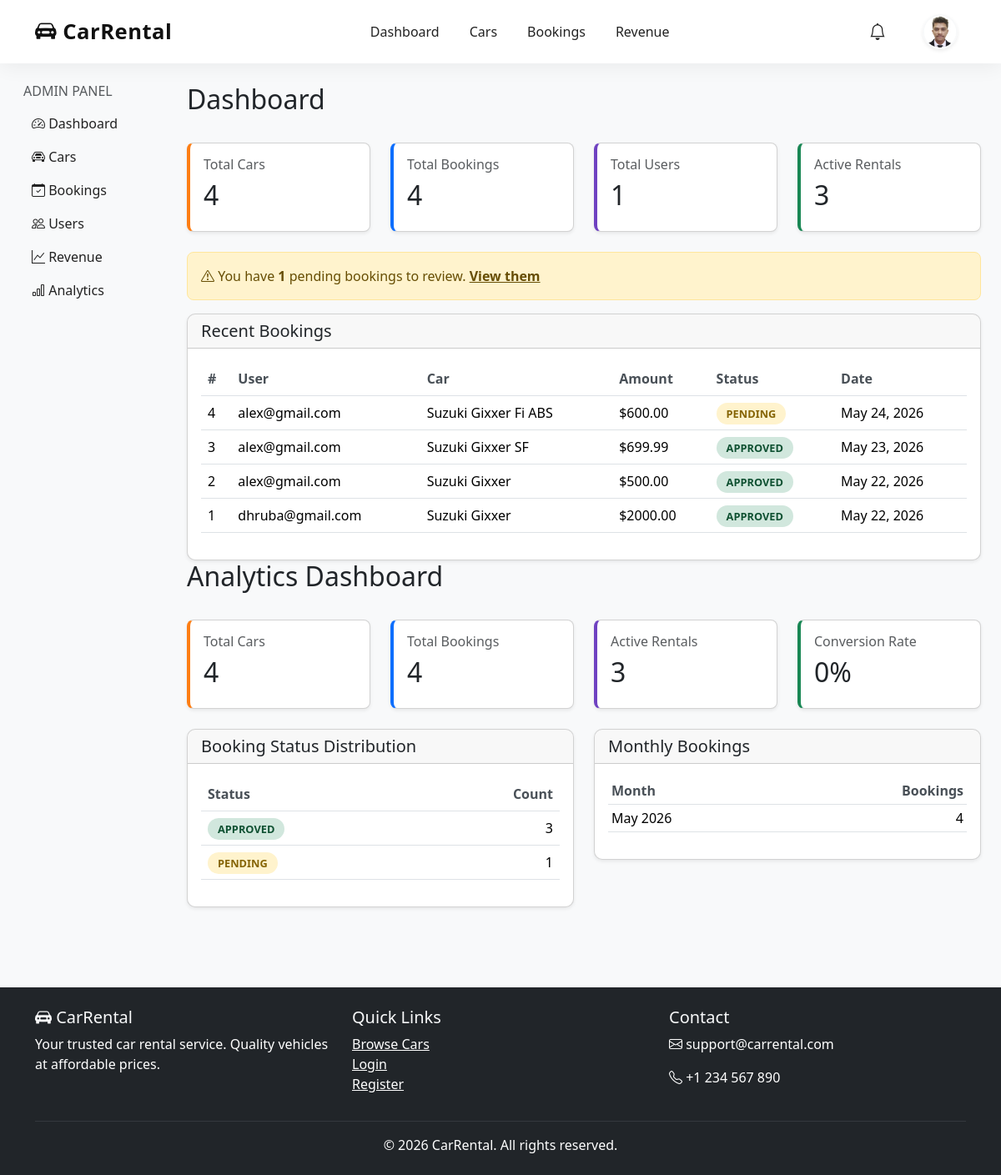
Before: /dashboard/ (signed in) with the older database file.
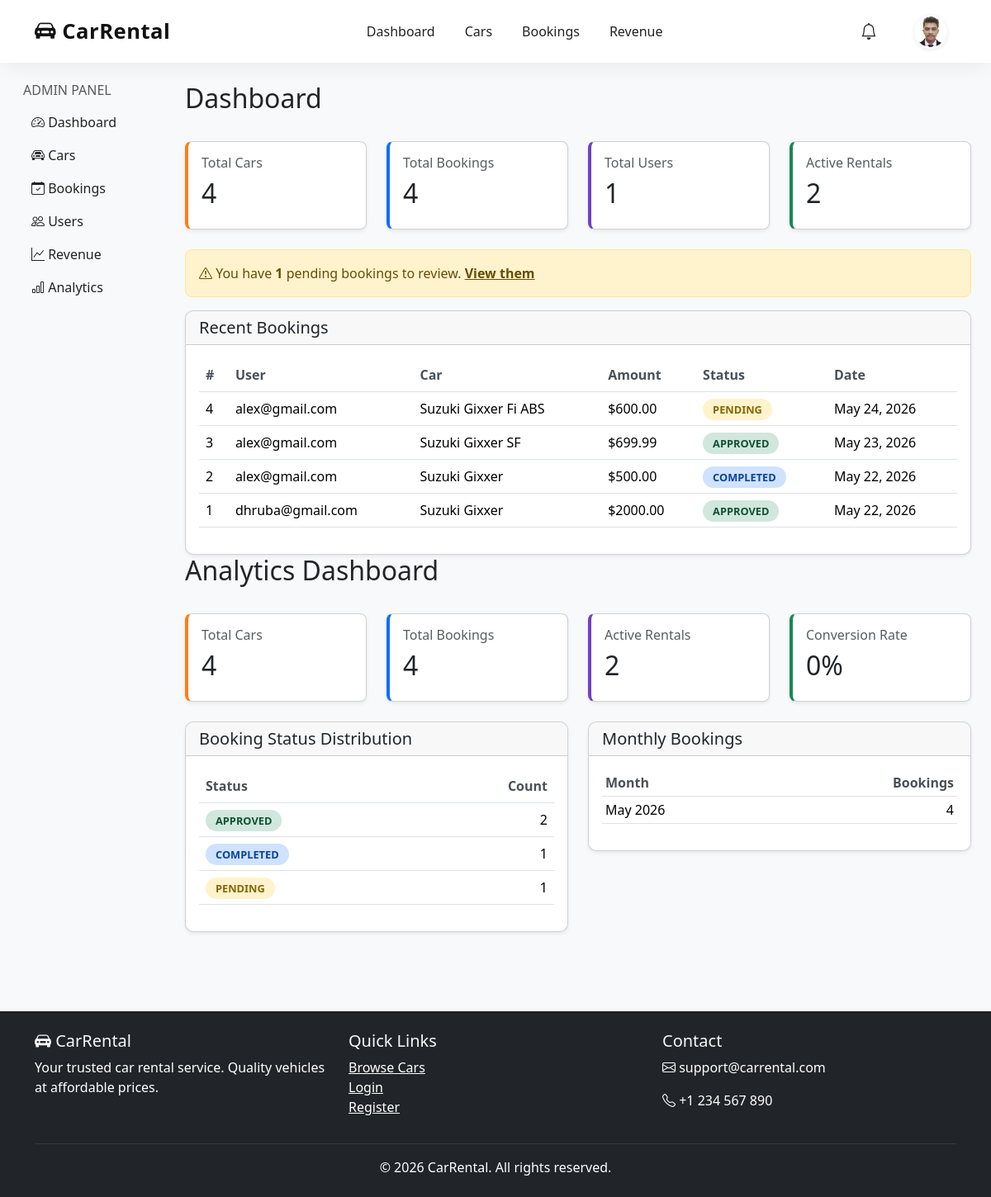
After: the same page with the newer database file.
### bookings/models.py (models this page shows, shortened)
class Booking(models.Model):
    STATUS_CHOICES = [
        ('pending', 'Pending'),
        ('approved', 'Approved'),
        ('rejected', 'Rejected'),
        ('completed', 'Completed'),
        ('cancelled', 'Cancelled'),
    ]
    PAYMENT_CHOICES = [
        ('cash', 'Cash'),
        ('online', 'Online'),
        ('pending', 'Pending'),
    ]
    user = models.ForeignKey(User, on_delete=models.CASCADE, related_name='bookings')
    car = models.ForeignKey(Car, on_delete=models.CASCADE, related_name='bookings')
    start_date = models.DateField()
    end_date = models.DateField()
    total_days = models.IntegerField(editable=False)
    total_amount = models.DecimalField(max_digits=10, decimal_places=2, editable=False)
    driver_service = models.BooleanField(default=False)
    insurance = models.BooleanField(default=False)
    gps = models.BooleanField(default=False)
    extra_charges = models.DecimalField(max_digits=10, decimal_places=2, default=0.00, editable=False)
    grand_total = models.DecimalField(max_digits=10, decimal_places=2, editable=False)
    status = models.CharField(max_length=20, choices=STATUS_CHOICES, default='pending')
    payment_status = models.CharField(max_length=20, choices=PAYMENT_CHOICES, default='pending')
    admin_notes = models.TextField(blank=True, null=True)
    created_at = models.DateTimeField(auto_now_add=True)
    updated_at = models.DateTimeField(auto_now=True)
    class Meta:
        ordering = ['-created_at']

### accounts/models.py (models this page shows, shortened)
class User(AbstractUser):
    email = models.EmailField(unique=True)
    phone = models.CharField(max_length=20, blank=True, null=True)
    is_blocked = models.BooleanField(default=False)
    USERNAME_FIELD = 'email'
    REQUIRED_FIELDS = ['username']

### cars/models.py (models this page shows, shortened)
class Car(models.Model):
    FUEL_CHOICES = [
        ('petrol', 'Petrol'),
        ('diesel', 'Diesel'),
        ('ev', 'Electric'),
        ('hybrid', 'Hybrid'),
    ]
    TRANSMISSION_CHOICES = [
        ('manual', 'Manual'),
        ('auto', 'Automatic'),
    ]
    STATUS_CHOICES = [
        ('available', 'Available'),
        ('booked', 'Booked'),
        ('maintenance', 'Maintenance'),
    ]
    brand = models.CharField(max_length=100)
    model = models.CharField(max_length=100)
    year = models.IntegerField()
    seats = models.IntegerField(default=5)
    fuel_type = models.CharField(max_length=20, choices=FUEL_CHOICES)
    transmission = models.CharField(max_length=20, choices=TRANSMISSION_CHOICES)
    mileage = models.CharField(max_length=50, blank=True, help_text="e.g. 18 km/l")
    rent_per_day = models.DecimalField(max_digits=10, decimal_places=2)
    rent_per_hour = models.DecimalField(max_digits=10, decimal_places=2, blank=True, null=True)
    description = models.TextField(blank=True)
    location = models.CharField(max_length=200, blank=True)
    status = models.CharField(max_length=20, choices=STATUS_CHOICES, default='available')
    is_featured = models.BooleanField(default=False)
    created_at = models.DateTimeField(auto_now_add=True)
    updated_at = models.DateTimeField(auto_now=True)
    class Meta:
        ordering = ['-created_at']

### dashboard/views.py (the view)
# urls.py: path('', views.dashboard_home, name='dashboard_home'),
@staff_member_required
def dashboard_home(request):
    total_cars = Car.objects.count()
    total_bookings = Booking.objects.count()
    total_users = User.objects.filter(is_staff=False).count()
    active_rentals = Booking.objects.filter(status='approved').count()
    pending_bookings = Booking.objects.filter(status='pending').count()
    recent_bookings = Booking.objects.select_related('user', 'car').order_by('-created_at')[:5]
    total_car_views = 0
    conversion_rate = 0
    if total_car_views > 0:
        conversion_rate = round((total_bookings / total_car_views) * 100, 2)
    booking_status_counts = Booking.objects.values('status').annotate(count=Count('id'))
    monthly_bookings = Booking.objects.annotate(month=TruncMonth('created_at')).values('month').annotate(count=Count('id')).order_by('month')
    return render(request, 'dashboard/home.html', {
        'total_cars': total_cars,
        'total_bookings': total_bookings,
        'total_users': total_users,
        'active_rentals': active_rentals,
        'pending_bookings': pending_bookings,
        'recent_bookings': recent_bookings,
        'conversion_rate': conversion_rate,
        'booking_status_counts': booking_status_counts,
        'monthly_bookings': monthly_bookings,
    })

### templates/dashboard/home.html (shortened to what the changed rows need)
{% extends 'dashboard/base_admin.html' %}
{% block admin_content %}
<div class="d-flex justify-content-between align-items-center mb-4">
    <h2>Dashboard</h2>
</div>
<div class="row">
    <div class="col-md-3 mb-4">
        <div class="card stat-card cars shadow-sm">
            <div class="card-body">
                <h2>{{ total_cars }}</h2>
            </div>
        </div>
    </div>
    <div class="col-md-3 mb-4">
        <div class="card stat-card bookings shadow-sm">
            <div class="card-body">
                <h2>{{ total_bookings }}</h2>
            </div>
        </div>
    </div>
    <div class="col-md-3 mb-4">
        <div class="card stat-card users shadow-sm">
            <div class="card-body">
                <h2>{{ total_users }}</h2>
            </div>
        </div>
    </div>
    <div class="col-md-3 mb-4">
        <div class="card stat-card revenue shadow-sm">
            <div class="card-body">
                <h6 class="text-muted">Active Rentals</h6>
                <h2>{{ active_rentals }}</h2>
            </div>
        </div>
    </div>
</div>
<div class="card shadow-sm">
    <div class="card-body">
        <table class="table">
            <thead>
                <tr>
                    <th>#</th>
                    <th>User</th>
                    <th>Car</th>
                    <th>Amount</th>
                    <th>Status</th>
                    <th>Date</th>
                </tr>
            </thead>
            <tbody>
                {% for booking in recent_bookings %}
                <tr>
                    <td>{{ booking.id }}</td>
                    <td>{{ booking.user.email }}</td>
                    <td>{{ booking.car.brand }} {{ booking.car.model }}</td>
                    <td>${{ booking.grand_total }}</td>
                    <td><span class="booking-status status-{{ booking.status }}">{{ booking.status }}</span></td>
                    <td>{{ booking.created_at|date:"M d, Y" }}</td>
                </tr>
                {% empty %}
                <tr><td colspan="6" class="text-center text-muted">No bookings yet.</td></tr>
                {% endfor %}
            </tbody>
        </table>
    </div>
</div>
<div class="d-flex justify-content-between align-items-center mb-4">
    <h2>Analytics Dashboard</h2>
</div>
<div class="row">
    <div class="col-md-3 mb-4">
        <div class="card stat-card cars shadow-sm"><div class="card-body"><h6 class="text-muted">Total Cars</h6><h2>{{ total_cars }}</h2></div></div>
    </div>
    <div class="col-md-3 mb-4">
        <div class="card stat-card bookings shadow-sm"><div class="card-body"><h6 class="text-muted">Total Bookings</h6><h2>{{ total_bookings }}</h2></div></div>
    </div>
    <div class="col-md-3 mb-4">
        <div class="card stat-card users shadow-sm"><div class="card-body"><h6 class="text-muted">Active Rentals</h6><h2>{{ active_rentals }}</h2></div></div>
    </div>
    <div class="col-md-3 mb-4">
        <div class="card stat-card revenue shadow-sm"><div class="card-body"><h6 class="text-muted">Conversion Rate</h6><h2>{{ conversion_rate }}%</h2></div></div>
    </div>
</div>
<div class="row">
    <div class="col-md-6 mb-4">
        <div class="card shadow-sm">
            <div class="card-body">
                <table class="table">
                    <thead><tr><th>Status</th><th class="text-end">Count</th></tr></thead>
                    <tbody>
                        {% for item in booking_status_counts %}
                        <tr>
                            <td><span class="booking-status status-{{ item.status }}">{{ item.status }}</span></td>
                            <td class="text-end">{{ item.count }}</td>
                        </tr>
                        {% empty %}
                        <tr><td colspan="2" class="text-center text-muted">No bookings yet.</td></tr>
                        {% endfor %}
                    </tbody>
                </table>
            </div>
        </div>
    </div>
    <div class="col-md-6 mb-4">
        <div class="card shadow-sm">
            <div class="card-body">
                <table class="table table-sm">
                    <thead><tr><th>Month</th><th class="text-end">Bookings</th></tr></thead>
                </table>
            </div>
        </div>
    </div>
</div>
{% endblock %}

Changed rows visible on the page:
changed Booking id 2: status "APPROVED" → "COMPLETED"
Other visible differences:
{{ active_rentals }}: "3" → "2"
new list line: "APPROVED 2"
new list line: "COMPLETED 1"
list line gone: "APPROVED 3"
